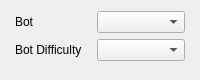
<?xml version="1.0" encoding="UTF-8"?>
<ui version="4.0">
 <class>MenuWindow</class>
 <widget class="QMainWindow" name="MenuWindow">
  <property name="geometry">
   <rect>
    <x>0</x>
    <y>0</y>
    <width>200</width>
    <height>80</height>
   </rect>
  </property>
  <property name="minimumSize">
   <size>
    <width>200</width>
    <height>80</height>
   </size>
  </property>
  <property name="maximumSize">
   <size>
    <width>200</width>
    <height>100</height>
   </size>
  </property>
  <property name="windowTitle">
   <string>MainWindow</string>
  </property>
  <widget class="QWidget" name="centralwidget">
   <layout class="QFormLayout" name="formLayout">
    <property name="horizontalSpacing">
     <number>15</number>
    </property>
    <property name="leftMargin">
     <number>15</number>
    </property>
    <property name="topMargin">
     <number>11</number>
    </property>
    <property name="rightMargin">
     <number>15</number>
    </property>
    <property name="bottomMargin">
     <number>5</number>
    </property>
    <item row="0" column="0">
     <widget class="QLabel" name="label">
      <property name="text">
       <string>Bot</string>
      </property>
     </widget>
    </item>
    <item row="0" column="1">
     <widget class="QComboBox" name="comboBox_bot_toggle">
      <property name="placeholderText">
       <string>On</string>
      </property>
      <item>
       <property name="text">
        <string>On</string>
       </property>
      </item>
      <item>
       <property name="text">
        <string>Off</string>
       </property>
      </item>
     </widget>
    </item>
    <item row="1" column="0">
     <widget class="QLabel" name="label_2">
      <property name="text">
       <string>Bot Difficulty</string>
      </property>
     </widget>
    </item>
    <item row="1" column="1">
     <widget class="QComboBox" name="comboBox_bot_difficulty">
      <property name="placeholderText">
       <string>Easy</string>
      </property>
      <item>
       <property name="text">
        <string>Easy</string>
       </property>
      </item>
      <item>
       <property name="text">
        <string>Medium</string>
       </property>
      </item>
      <item>
       <property name="text">
        <string>Hard</string>
       </property>
      </item>
      <item>
       <property name="text">
        <string>Impossible</string>
       </property>
      </item>
     </widget>
    </item>
   </layout>
  </widget>
 </widget>
 <resources/>
 <connections/>
</ui>
